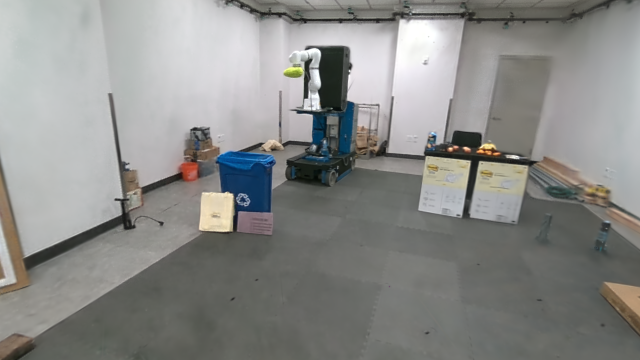
#> input picture video_making/sliding_bar/src_imgs/ours.png, 640 x 360 px
$ python gen_video.py
#> lines starting #> are read from the running program, lines starting #| are printed output that depends on the picture
import cv2
import numpy as np
from PIL import Image, ImageDraw, ImageFont
import os


def add_text_to_image(
    img,
    text,
    position,
    color=(255, 255, 255),
    font_size=32,
    font_path="Roboto-Regular.ttf",
):
    """
    Helper function to add text using PIL with specified Roboto font style
    """
    # Convert OpenCV image (BGR) to PIL image (RGB)
    img_pil = Image.fromarray(cv2.cvtColor(img, cv2.COLOR_BGR2RGB))
    draw = ImageDraw.Draw(img_pil)

    # Load specified Roboto font style
    try:
        font = ImageFont.truetype(font_path, font_size)
    except IOError:
        print(f"Font not found: {font_path}")
        return img

    # For multiline text
    lines = text.split("\n")
    line_height = font_size + 10

    # Convert color from BGR to RGB
    color_rgb = (color[2], color[1], color[0])

    # Add text with outline
    for i, line in enumerate(lines):
        x, y = position
        text_y = y + i * line_height

        # Draw black outline
        outline_color = (240, 163, 10)
        outline_width = 0.4
        for dx, dy in [(-1, -1), (-1, 1), (1, -1), (1, 1)]:
            draw.text(
                (x + dx * outline_width, text_y + dy * outline_width),
                line,
                font=font,
                fill=outline_color,
            )

        # Draw main text
        draw.text((x, text_y), line, font=font, fill=color_rgb)

    # Convert back to OpenCV format (RGB to BGR)
    return cv2.cvtColor(np.array(img_pil), cv2.COLOR_RGB2BGR)


def diagonal_sliding_line(
    img1,
    img2,
    text1,
    text2,
    output_path,
    line_thickness=5,
    step=5,
    delay=10,
    text1_color=(255, 255, 255),
    text2_color=(255, 255, 255),
    text1_size=32,
    text2_size=32,
    text1_font="Roboto-Bold.ttf",  # Can be different Roboto style
    text2_font="Roboto-Medium.ttf",
    text1_bottom_right_margin=(80, -100),
    text2_top_left_margin=(10, 10),
):  # Can be different Roboto style
    """
    Create a diagonal sliding line effect transitioning from img1 to img2,
    with text in different Roboto font styles
    """
    h, w = img1.shape[:2]
    img2 = cv2.resize(img2, (w, h))

    # Add text to images with different Roboto styles
    # For img1 (bottom-right)
    bottom_margin = text1_bottom_right_margin[0]
    right_margin = text1_bottom_right_margin[1]
    img1_with_text = add_text_to_image(
        img1,
        text1,
        (w - 250 - right_margin, h - bottom_margin),
        color=text1_color,
        font_size=text1_size,
        font_path=text1_font,
    )

    # For img2 (top-left)
    top_margin = text2_top_left_margin[0]
    left_margin = text2_top_left_margin[1]
    img2_with_text = add_text_to_image(
        img2,
        text2,
        (left_margin, top_margin),
        color=text2_color,
        font_size=text2_size,
        font_path=text2_font,
    )

    # Rest of the code remains the same...
    fourcc = cv2.VideoWriter_fourcc(*"mp4v")
    out = cv2.VideoWriter(output_path, fourcc, 20, (w, h))

    combined = img1_with_text.copy()

    for pos in range(w + h, -h, -step):
        combined = img1_with_text.copy()
        mask = np.zeros((h, w), dtype=np.uint8)

        for y in range(h):
            for x in range(w):
                if x + y < pos:
                    mask[y, x] = 255

        combined[mask > 0] = img2_with_text[mask > 0]

        for y in range(h):
            x = pos - y
            if 0 <= x < w and 0 <= y < h:
                for thickness in range(-line_thickness // 2, line_thickness // 2):
                    x_thick = x + thickness
                    if 0 <= x_thick < w:
                        combined[y, x_thick] = [255, 255, 255]

        cv2.imshow("Diagonal Sliding Line Transition", combined)
        out.write(combined)

        if cv2.waitKey(delay) & 0xFF == ord("q"):
            break

    out.write(img2_with_text)
    out.release()
    cv2.destroyAllWindows()


# Example usage with different Roboto styles
if __name__ == "__main__":
    img1 = cv2.imread("src_imgs/ours.png")
#> img1 is the input picture: shape (360, 640, 3); mean B, G, R 136.3, 138.8, 138.1
    img2 = cv2.imread("src_imgs/splat-slam.png")
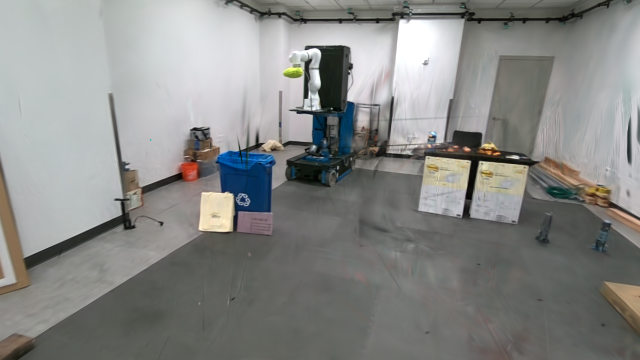
#> input picture video_making/sliding_bar/src_imgs/splat-slam.png, 640 x 360 px
#> img2 is the input picture: shape (360, 640, 3); mean B, G, R 133.7, 136.1, 135.1
    text1 = "WildGS-SLAM\n      (Ours)"
    text2 = "Splat-SLAM"
    output_path = "output/sliding_bar_video.mp4"
    text1_color = (10, 163, 240)
    text2_color = (10, 163, 240)
    text1_size = 25
    text2_size = 25
    text1_bottom_right_margin = (80, -100)
    text2_top_left_margin = (10, 10)

    # Make sure you have the different Roboto font files
    required_fonts = ["Roboto-Regular.ttf"]
    for font in required_fonts:
        if not os.path.exists(font):
            print(
                f"Please download {font} and place it in the same directory as this script"
            )
            print("You can download it from https://fonts.google.com/specimen/Roboto")
            exit()

    os.makedirs("output", exist_ok=True)
    diagonal_sliding_line(
        img1,
        img2,
        text1=text1,
        text2=text2,
        output_path=output_path,
        text1_color=text1_color,
        text2_color=text2_color,
        text1_size=text1_size,
        text2_size=text1_size,
        text1_font="RobotoCondensed-Light.ttf",
        text2_font="RobotoCondensed-Light.ttf",
        text1_bottom_right_margin=text1_bottom_right_margin,
        text2_top_left_margin=text2_top_left_margin,
    )
#> in add_text_to_image, `return cv2.cvtColor(np.array(img_pil), cv2.COLOR_RGB2BGR)`:
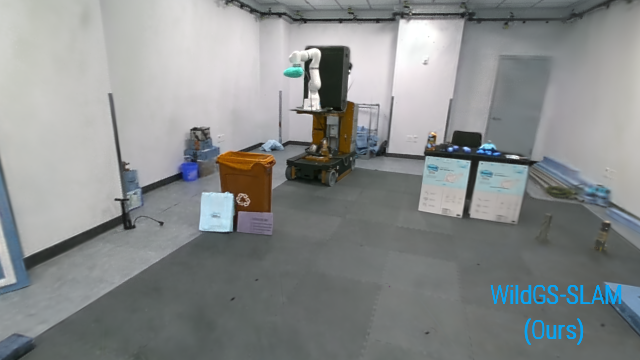
#> returned value: shape (360, 640, 3); mean R, G, B 135.8, 139.1, 139
#> call 2 of add_text_to_image, with text = 'Splat-SLAM', position = (10, 10), color = (10, 163, 240), font_size = 25, font_path = 'RobotoCondensed-Light.ttf'
#> in add_text_to_image (call 2), `return cv2.cvtColor(np.array(img_pil), cv2.COLOR_RGB2BGR)`:
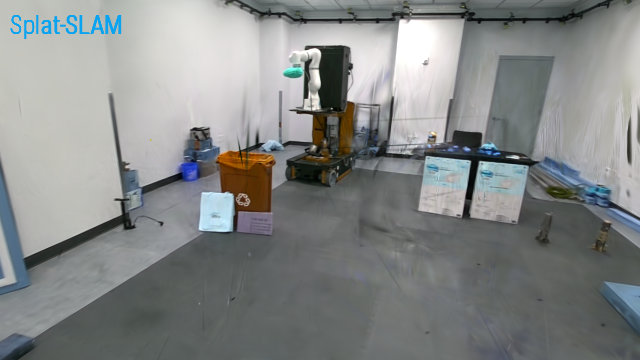
#> returned value: shape (360, 640, 3); mean R, G, B 133, 136, 135.3
#> the loop in diagonal_sliding_line, `for pos in range(w + h, -h, -step):` made 1 pass; (key q is pressed on pass 1)
#> after the loop in diagonal_sliding_line, `for pos in range(w + h, -h, -step):`: mask: shape (360, 640); every value is 255
